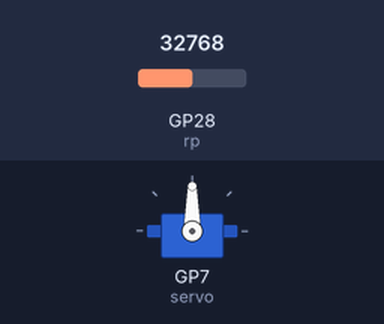
Simulated run of this program. Board: Raspberry Pi Pico running MicroPython. Shown: servo. The inputs (shaded band) are chosen by the test bench; at power-on: GP28 (rp) = 32768 (analog values on the 0–65535 scale). Servo angles are drawn from the pulse width (0.5 ms = 0°, 2.5 ms = 180°).

Above: at 1.2 s.
1.3 s: GP28 (rp) set to 45874
At 2.2 s:
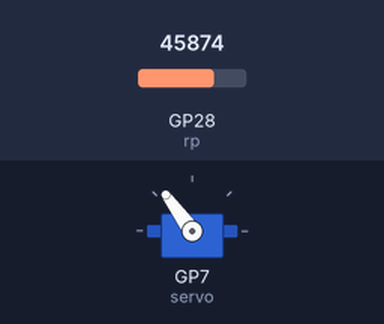
2.9 s: GP28 (rp) set to 57670
At 3.4 s:
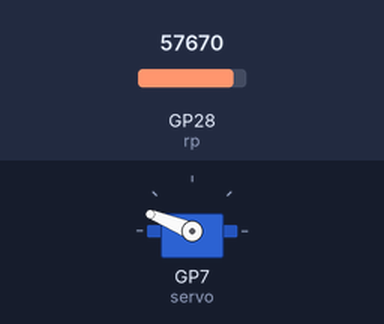
4.5 s: GP28 (rp) set to 65535
At 5.8 s:
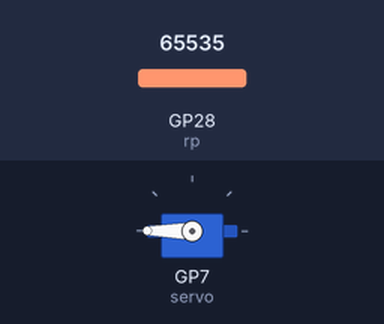
6.1 s: GP28 (rp) set to 19660
At 7.1 s:
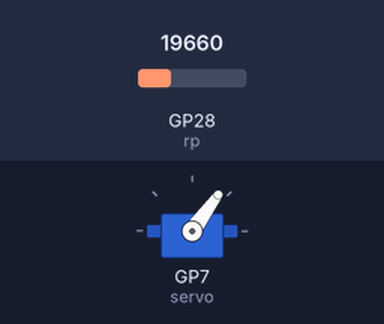
7.7 s: GP28 (rp) set to 7864
At 8.4 s:
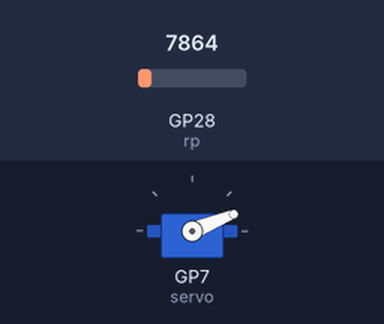
9.3 s: GP28 (rp) set to 32767
At 10.8 s:
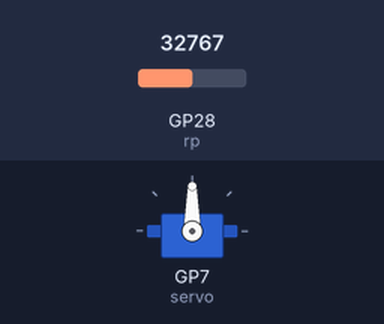
Timing chart, 0 to 11.9 s (numbered marks = the images above; inputs shaded):
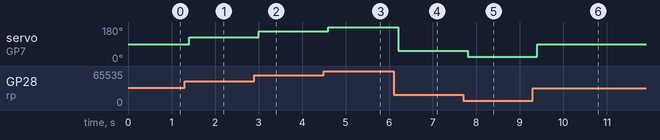

The program:

Potentiometer11_1.py
```python
from machine import ADC, PWM, Pin
import utime

# Initialize the potentiometer to pin 28 (ADC function)
rp = ADC(28)

# Read the current analog value of the potentiometer and return [0, 100]
def get_value():
    return int(rp.read_u16() * 101 / 65536)

# Print the current value of the potentiometer cyclically, value=[0, 100]
servo = PWM(Pin(7))
servo.freq(50)
def my_map(x, in_min, in_max, out_min, out_max):
    return int((x - in_min) * (out_max - out_min) / (in_max - in_min) + out_min)

# Control servo, value=[0, 180]
def servo_control(value):
    if value > 180 or value < 0:
        print('Please enter a limited speed value of 0-180 ')
        return
    duty = my_map(value, 0, 180, 500000, 2500000)
    servo.duty_ns(duty)
while True:
    value = get_value()
    servo_control(value*1.8)
    utime.sleep(.2)
```

Measured:
- after the input at 1.3 s, servo on GP7 (servo): 90° → 126° after 0.10 s
- after the input at 2.9 s, servo on GP7 (servo): 126° → 158° after 0.10 s
- after the input at 4.5 s, servo on GP7 (servo): 158° → 180° after 0.10 s
- after the input at 6.1 s, servo on GP7 (servo): 180° → 54° after 0.10 s
- after the input at 7.7 s, servo on GP7 (servo): 54° → 22° after 0.11 s
- after the input at 9.3 s, servo on GP7 (servo): 22° → 90° after 0.11 s
